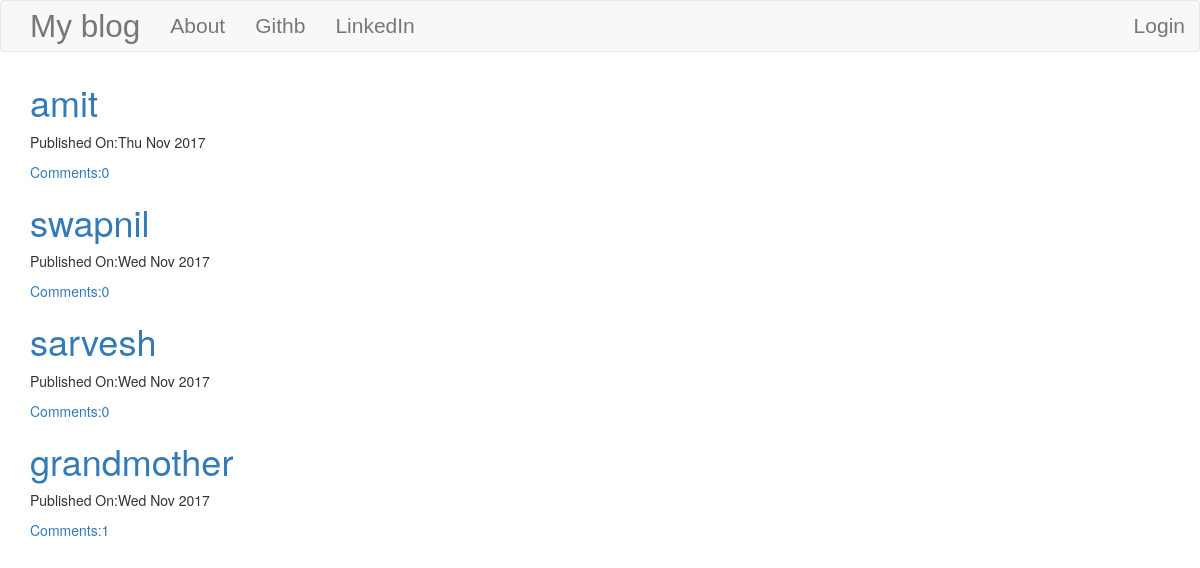
The page / on the database its author committed.
### blog/models.py (models this page shows, shortened)
class Post(models.Model):
    author = models.ForeignKey('auth.User')
    title = models.CharField(max_length=200)
    text = models.TextField()
    created_date = models.DateTimeField(default=timezone.now)
    published_date = models.DateTimeField(blank=True, null=True)
    def approve_comments(self):
        return self.comments.filter(approved_comment=True)

### blog/views.py (the view)
# urls.py: url(r'^$',views.PostListView.as_view(),name='post_list'),
class PostListView(ListView):
    model = Post
    def get_queryset(self):
        return Post.objects.filter(published_date__lte=timezone.now()).order_by('-published_date')

### blog/templates/blog/post_list.html
{% extends "blog/base.html" %}
{% block content %}
<div class="centerstage">
  {% for post in post_list %}
  <div class="post">
    <h1><a href="{% url 'post_detail' pk=post.pk%}"> {{ post.title }}</a></h1>
      <div class="date">
        <p>Published On:{{ post.published_date|date:"D M Y" }}</p>
      </div>
      <a href="{% url 'post_detail' pk=post.pk %}">Comments:{{post.approve_comments.count}}</a>
  </div>
  {% endfor %}
</div>
{% endblock %}

### blog/templates/blog/base.html (shortened to what this page needs)
<!DOCTYPE html>
{% load staticfiles %}
<html>
  <head>
    <link rel="stylesheet" href="https://maxcdn.bootstrapcdn.com/bootstrap/3.3.7/css/bootstrap.min.css" >
     <link rel="stylesheet" href="//cdn.jsdelivr.net/npm/medium-editor@latest/dist/css/medium-editor.min.css" type="text/css" media="screen" charset="utf-8">
<link rel="stylesheet" href="{% static 'css/hello.css'%}">
  </head>
  <body>
     <nav class ="navbar navbar-default techfont custom-navbar">
       <div class="container">
         <ul class="nav navbar-nav">
           <li><a class = 'navbar-brand bigbrand' href="{% url 'post_list' %}">My blog</a></li>
           <li><a href="{%url 'about' %}">About</a></li>
           <li><a href="https://www.github.com">Githb</a></li>
           <li><a href="https://www.linkedin.com">LinkedIn</a></li>
         </ul>
         <ul  class='nav navbar-nav navbar-right'>
           {% if user.is_authenticated %}
           <li>
                      <a href="{% url 'post_new'%}">New Post</a>
           </li>
           <li>
                     <a href="{%url 'post_draft_list'%}">Drafts</a>
           </li>
             <li>
                      <a href="{%url 'logout'%}">Log Out</a>
             </li>
             <li>
                   <a>Welcome: {{ user.username }}</a>
             </li>
             {% else %}
             <li>
                   <a class='nav navbar-right' href="{% url 'login'%}"> <span class="glyph">Login</span></a>
             </li>
             {% endif %}
         </ul>
       </div>
     </nav>
<div class="content container">
  <div class="row">
    <div class="col-md-8">
      <div class="blog_posts">
        {% block content %}
        {% endblock %}
      </div>
    </div>
  </div>
</div>
  </body>
</html>

### blog/templates/static/css/hello.css (style rules this page uses)
.techfont { font-family: 'Russo One',sans-serif; font-size: 1.5em; margin-bottom: 10px; }
.centerstage { margin-left: auto; margin-right: auto; }
.bigbrand { font-size: 1.5em }

### rows shown on the page
Post: title "amit", published_date "Thu Nov 2017", approve_comments.count "0"
Post: title "swapnil", published_date "Wed Nov 2017", approve_comments.count "0"
Post: title "sarvesh", published_date "Wed Nov 2017", approve_comments.count "0"
Post: title "grandmother", published_date "Wed Nov 2017", approve_comments.count "1"
